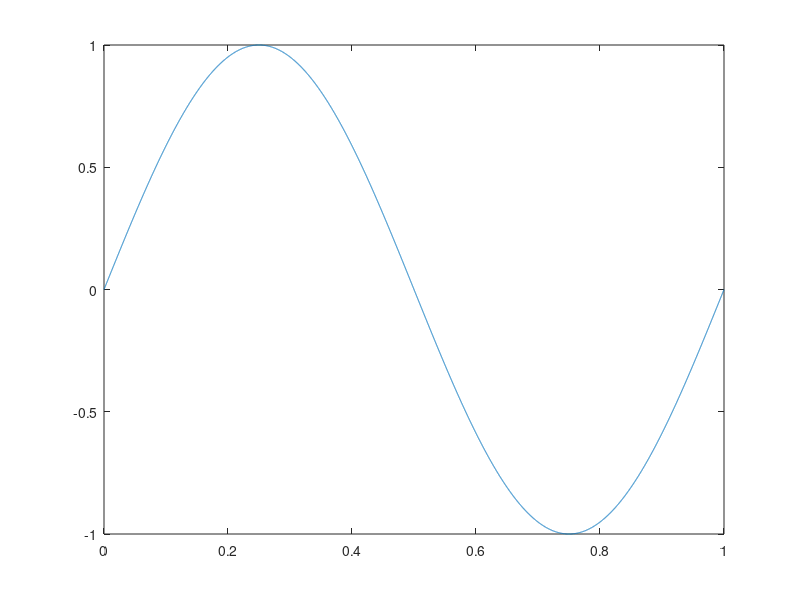

Here is the MATLAB script that generated this plot: (Note: this script raises an error after producing the figure.)
%Clearing Everything
close all
clc



%Constants
f =1;
fs = 10000;
t = 0:1/fs:1-1/fs;
% t1 = 0:1/fs1:1-1/fs1;



%Sine-Wave
x = sin(2*pi*f*t);
% x1 = sin(2pif1t);
% x2 = x + x1;
% y = filter(H,1,x2)% add this statement



%time domian
figure
plot(t,x)
% hold
% plot(t,y)



% frequeny domain
x_dft = fft(x2,1024)
% y_dft = fft(y,1024) %Add this statement



figure
stem(abs(x_dft))
% hold
% stem(abs(y_dft),'r')